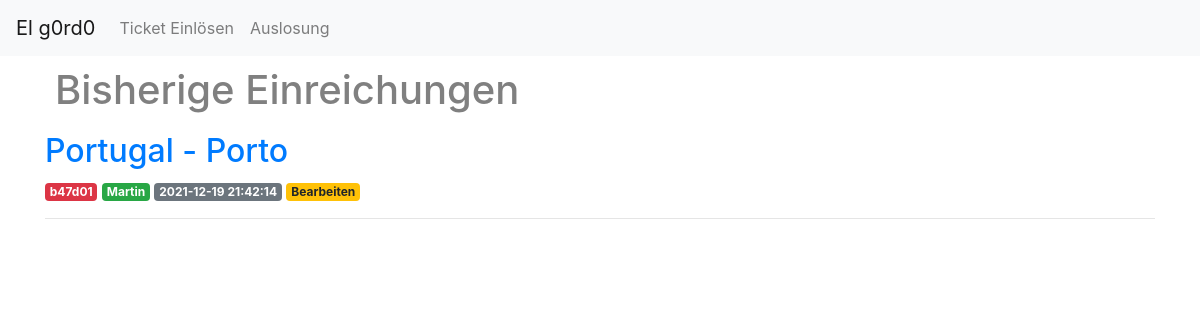
The page /posts on the database its author committed.
### tables this page shows
CREATE TABLE posts (
    id INTEGER PRIMARY KEY AUTOINCREMENT,
    created TIMESTAMP NOT NULL DEFAULT CURRENT_TIMESTAMP,
    code TEXT NOT NULL,
    name TEXT NOT NULL,
    country TEXT NOT NULL,
    city TEXT NOT NULL,
    content TEXT NOT NULL,
    start TEXT NOT NULL,
    until TEXT NOT NULL
);

### app.py (the view)
@app.route('/posts')
def posts():
	conn = get_db_connection()
	posts = conn.execute('SELECT * FROM posts').fetchall()
	conn.close()
	return render_template('posts.html', posts=posts)

### app.py (called while the page is built)
def get_db_connection():
	if os.path.isfile('/home/elg0rd0/flask_lottery/database.db'):
		conn = sqlite3.connect('/home/elg0rd0/flask_lottery/database.db')
		print ("running on pyanywhere", file=sys.stderr)
	else:
		conn = sqlite3.connect('database.db')
		print ("running locally", file=sys.stderr)
	conn.row_factory = sqlite3.Row
	return conn

### templates/posts.html
{% extends 'base.html' %}
{% block content %}
    <h1>{% block title %} Bisherige Einreichungen {% endblock %}</h1>
    {% for post in posts %}
        <a href="{{ url_for('post', post_code=post['code']) }}">
            <h2>{{ post['country'] }} - {{ post['city'] }}</h2>
        </a>
        <span class="badge badge-danger">{{ post['code'] }}</span>
        <span class="badge badge-success">{{ post['name'] }}</span>
        <span class="badge badge-secondary">{{ post['created'] }}</span>
        <a href="{{ url_for('edit', code=post['code']) }}">
            <span class="badge badge-warning">Bearbeiten</span>
        </a>
        <hr>
    {% endfor %}
{% endblock %}

### static/css/style.css (style rules this page uses)
h1 { border: none; color: grey; text-align: left; padding: 10px; }

### rows shown on the page
posts: country "Portugal", city "Porto", code "b47d01", name "Martin", created "2021-12-19 21:42:14"
